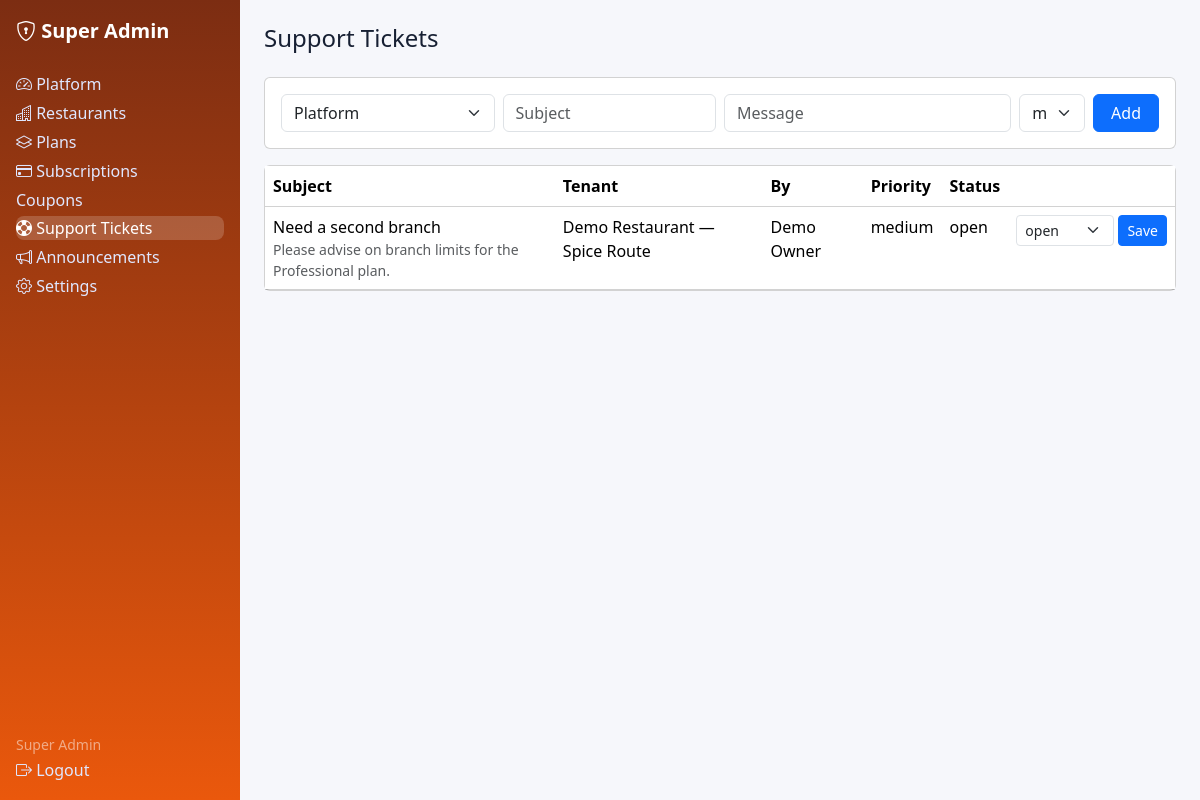
The app's page /super-admin/tickets.php (signed in) with its own data.
### tables this page shows
CREATE TABLE support_tickets (id INT UNSIGNED AUTO_INCREMENT PRIMARY KEY, tenant_id INT UNSIGNED NULL, user_id INT UNSIGNED NULL, subject VARCHAR(200) NOT NULL, message TEXT NOT NULL, status ENUM('open','in_progress','resolved','closed') NOT NULL DEFAULT 'open', priority ENUM('low','medium','high') NOT NULL DEFAULT 'medium', created_at DATETIME NOT NULL DEFAULT CURRENT_TIMESTAMP, INDEX idx_ticket_tenant(tenant_id));

CREATE TABLE tenants (id INT UNSIGNED AUTO_INCREMENT PRIMARY KEY, name VARCHAR(150) NOT NULL, slug VARCHAR(160) NOT NULL UNIQUE, status ENUM('active','suspended') NOT NULL DEFAULT 'active', created_at DATETIME NOT NULL DEFAULT CURRENT_TIMESTAMP, INDEX idx_tenants_status(status));

CREATE TABLE users (id INT UNSIGNED AUTO_INCREMENT PRIMARY KEY, tenant_id INT UNSIGNED NULL, branch_id INT UNSIGNED NULL, name VARCHAR(120) NOT NULL, email VARCHAR(190) NOT NULL UNIQUE, password_hash VARCHAR(255) NOT NULL, role ENUM('super_admin','owner','branch_manager','cashier','waiter','kitchen','inventory_manager','accountant') NOT NULL DEFAULT 'cashier', status ENUM('active','suspended') NOT NULL DEFAULT 'active', two_factor_secret VARCHAR(120) NULL, remember_token VARCHAR(64) NULL, email_verified_at DATETIME NULL, last_login_at DATETIME NULL, created_at DATETIME NOT NULL DEFAULT CURRENT_TIMESTAMP, INDEX idx_users_tenant(tenant_id), INDEX idx_users_branch(branch_id), CONSTRAINT fk_users_tenant FOREIGN KEY(tenant_id) REFERENCES tenants(id) ON DELETE CASCADE, CONSTRAINT fk_users_branch FOREIGN KEY(branch_id) REFERENCES branches(id) ON DELETE SET NULL);

### includes/functions.php (called while the page is built, shortened)
<?php
function e(?string $v): string { return htmlspecialchars($v ?? '', ENT_QUOTES, 'UTF-8'); }

### super-admin/tickets.php (the view, shortened to what this page needs)
<?php require_once __DIR__ . '/../includes/auth.php'; $user=require_role(['super_admin'], '../auth/login.php'); $pdo=db(); $base='../';
$rows=$pdo->query('SELECT tk.*,t.name tenant_name,u.name user_name FROM support_tickets tk LEFT JOIN tenants t ON t.id=tk.tenant_id LEFT JOIN users u ON u.id=tk.user_id ORDER BY tk.id DESC')->fetchAll();
$tenants=$pdo->query('SELECT id,name FROM tenants ORDER BY name')->fetchAll();
include __DIR__ . '/header.php'; ?>
<div class="card p-3 mb-3"><form class="row g-2" method="post"><?= csrf_field() ?><input type="hidden" name="action" value="create">
<div class="col-md-3"><select class="form-select" name="tenant_id"><option value="">Platform</option><?php foreach($tenants as $t): ?><option value="<?= $t['id'] ?>"><?= e($t['name']) ?></option><?php endforeach; ?></select></div>
<div class="col-md-3"><input class="form-control" name="subject" placeholder="Subject" required></div><div class="col-md-4"><input class="form-control" name="message" placeholder="Message" required></div>
<div class="col-md-1"><select class="form-select" name="priority"><option>low</option><option selected>medium</option><option>high</option></select></div><div class="col-md-1"><button class="btn btn-primary w-100">Add</button></div></form></div>
<table class="table card"><tr><th>Subject</th><th>Tenant</th><th>By</th><th>Priority</th><th>Status</th><th></th></tr><?php foreach($rows as $r): ?><tr><td><?= e($r['subject']) ?><div class="small text-muted"><?= e($r['message']) ?></div></td><td><?= e($r['tenant_name']??'Platform') ?></td><td><?= e($r['user_name']??'') ?></td><td><?= e($r['priority']) ?></td><td><?= e($r['status']) ?></td>
<td><form method="post" class="d-flex gap-1"><?= csrf_field() ?><input type="hidden" name="id" value="<?= $r['id'] ?>"><select class="form-select form-select-sm" name="status"><?php foreach(['open','in_progress','resolved','closed'] as $st): ?><option <?= $r['status']===$st?'selected':'' ?>><?= $st ?></option><?php endforeach; ?></select><button class="btn btn-sm btn-primary">Save</button></form></td></tr><?php endforeach; ?></table>
<?php include __DIR__ . '/footer.php'; ?>

### assets/css/style.css (style rules this page uses)
:root { --brand:#ea580c;--bg:#f6f7fb;--card:#fff;--text:#172033 }
body { background:var(--bg);color:var(--text);font-family:system-ui,-apple-system,"Segoe UI",Roboto,sans-serif }

### records on screen
support_tickets: subject "Need a second branch", message "Please advise on branch limits for the Professional plan.", tenant.name "Demo Restaurant — Spice Route", user.name "Demo Owner", priority "medium", status "open"

### other values on screen
$l "Platform"
$l "Restaurants"
$l "Plans"
$l "Subscriptions"
$l "Coupons"
$l "Support Tickets"
$l "Announcements"
$l "Settings"
current_user()['name'] "Super Admin"
$pageTitle "Support Tickets"
